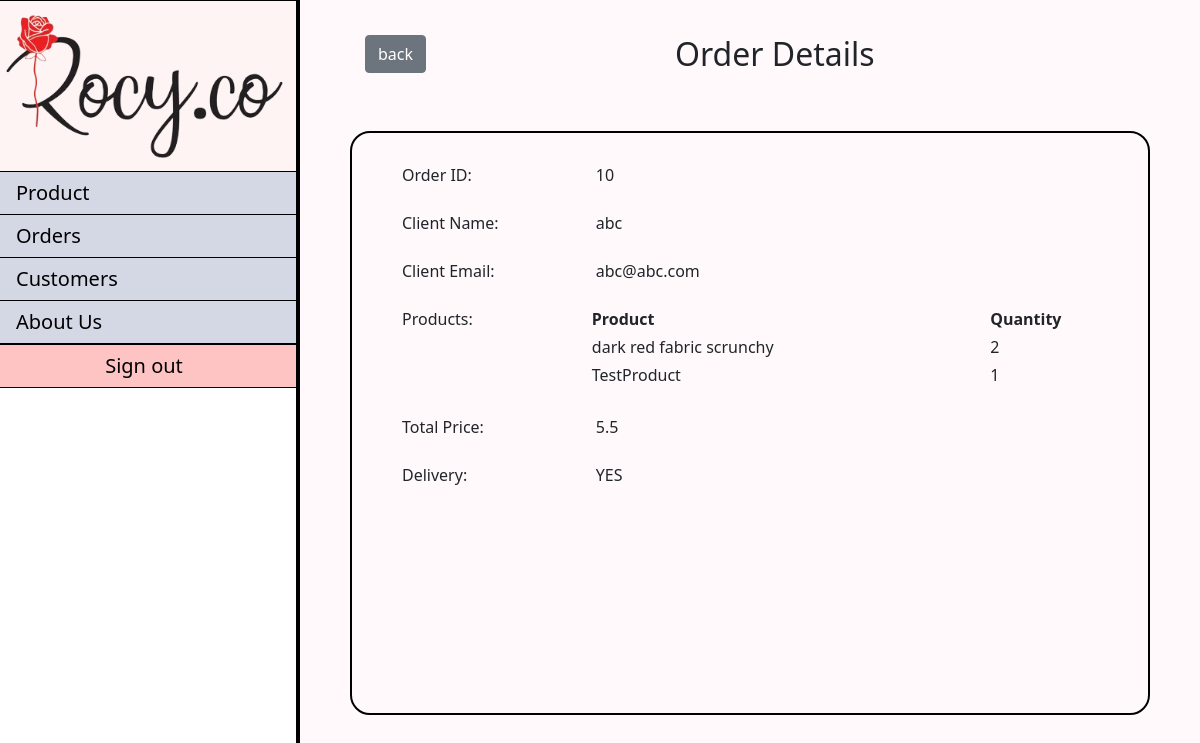
Screenshot of /AdminOrder/orderDetails/5 (signed in) with the database file from the repository.
### tables this page shows
CREATE TABLE IF NOT EXISTS `order` (
  `order_id` int(5) NOT NULL AUTO_INCREMENT,
  `user_id` int(4) NOT NULL,
  `order_date` date NOT NULL DEFAULT current_timestamp(),
  `status` enum('cart','ordered','finished') DEFAULT NULL,
  `total_price` float NOT NULL,
  `isDelivery` tinyint(1) NOT NULL,
  PRIMARY KEY (`order_id`)
);

CREATE TABLE IF NOT EXISTS `profile` (
  `user_id` int(4) NOT NULL,
  `subscription` tinyint(1) NOT NULL,
  `name` varchar(50) NOT NULL,
  `phoneNo` varchar(10) NOT NULL,
  `address` varchar(50) NOT NULL,
  `city` varchar(50) NOT NULL,
  `province` varchar(50) NOT NULL,
  `postal` varchar(7) NOT NULL,
  PRIMARY KEY (`user_id`)
);

CREATE TABLE IF NOT EXISTS `user` (
  `user_id` int(4) NOT NULL AUTO_INCREMENT,
  `email` varchar(50) NOT NULL,
  `password` varchar(72) NOT NULL,
  `roleType` varchar(10) NOT NULL,
  PRIMARY KEY (`user_id`)
);

CREATE TABLE IF NOT EXISTS `detail` (
  `detail_id` int(5) NOT NULL AUTO_INCREMENT,
  `order_id` int(5) NOT NULL,
  `product_id` int(5) NOT NULL,
  `unit_price` float NOT NULL,
  `quantity` int(3) NOT NULL,
  PRIMARY KEY (`detail_id`),
  KEY `order_id_detail_to_order` (`order_id`),
  KEY `product_id_detail_to_product` (`product_id`)
);

CREATE TABLE IF NOT EXISTS `product` (
  `product_id` int(5) NOT NULL AUTO_INCREMENT,
  `category_id` int(2) NOT NULL,
  `product_name` varchar(100) NOT NULL,
  `image` varchar(72) NOT NULL,
  `sellingPrice` float NOT NULL,
  `description` varchar(128) NOT NULL,
  `quantity` int(3) NOT NULL,
  PRIMARY KEY (`product_id`),
  KEY `category_id_product_to_category` (`category_id`)
);

### app/core/Controller.php (called while the page is built, shortened)
<?php
class Controller{
	function view($name, $data = []){
		include('app/views/' . $name . '.php');
	}
}

### app/controllers/AdminOrder.php (called while the page is built, shortened)
<?php
class AdminOrder extends \app\core\Controller{
	#[\app\filters\Login]
	#[\app\filters\Admin]
	public function orderDetails($order_id){
		$order = new \app\models\Order();
		$order = $order->getByOrderId($order_id);
		$user_id = $order->user_id;
		$clientInfo = new \app\models\Order();
		$clientInfo = $clientInfo->getOrderByUser($user_id, $order_id);
		$detail = new \app\models\OrderDetail();
		$details = $detail->getProductsByOrderId($order_id);
		$data = ['clientInfo'=>$clientInfo, 'products'=>$details];
		$this->view('AdminOrder/orderDetails', $data);
	}
}

### app/core/App.php (called while the page is built, shortened)
<?php
class App{
	function __construct(){
		$request = $this->parseUrl($_GET['url'] ?? '');
		$method = 'index';
		if(file_exists('app/controllers/' . $request[0] . '.php'))
		{
			unset($request[0]);
		}
		$controller = new $controller;
		if(isset($request[1]) && method_exists($controller, $request[1])){
			$method = $request[1];
			unset($request[1]);
		}
		$params = array_values($request);
		call_user_func_array([$controller, $method], $params);
	}
	function parseUrl($url){
		return explode('/', trim($url, '/'));
	}
}

### index.php (called while the page is built, shortened)
<?php
new app\core\App;

### app/models/Order.php (called while the page is built, shortened)
<?php
class Order extends \app\core\Model{
	public function getOrderByUser($user_id, $order_id){
		$SQL = "SELECT * FROM `order` o JOIN user u
				ON o.user_id = u.user_id
				JOIN profile p
				ON u.user_id = p.user_id
				WHERE o.user_id=:user_id AND o.order_id=:order_id";
		$STH = self::$connection->prepare($SQL);
		$STH->execute(['user_id'=>$user_id, 'order_id'=>$order_id]);
		$STH->setFetchMode(\PDO::FETCH_OBJ);
		return $STH->fetchAll();
	}
	public function getByOrderId($order_id){
		$SQL = "SELECT * FROM `order` WHERE order_id=:order_id";
		$STH = self::$connection->prepare($SQL);
		$data = ['order_id'=>$order_id];
		$STH->execute($data);
		$STH->setFetchMode(\PDO::FETCH_CLASS, 'app\\models\\Order');
		return $STH->fetch();
	}
}

### app/core/Model.php (called while the page is built, shortened)
<?php
class Model{
	public static ?PDO $connection = null;
	public function __construct(){
		if(self::$connection == null){
			$env = \Dotenv\Dotenv::createImmutable(getcwd());
			$host = $_ENV['db_host'];
			$dbname = $_ENV['db_name'];
			$user = $_ENV['db_user'];
			$pass = $_ENV['db_pass'];
			$charset = $_ENV['db_charset'];
			try {
				$options = [
					PDO::ATTR_ERRMODE => PDO::ERRMODE_EXCEPTION,
					PDO::ATTR_DEFAULT_FETCH_MODE => PDO::FETCH_CLASS,
					PDO::ATTR_EMULATE_PREPARES => false
				];
				self::$connection = new PDO("mysql:host=$host;dbname=$dbname;charset=$charset", $user, $pass, $options);
				self::$connection->query("SET NAMES $charset");
			}
			catch(PDOException $e) {
				echo $e->getMessage();
			}
		}
	}
}

### app/models/OrderDetail.php (called while the page is built, shortened)
<?php
class OrderDetail extends \app\core\Model{
    public function getProductsByOrderId($order_id){
        $SQL = "SELECT d.*, p.product_name, p.sellingPrice
                FROM detail d JOIN product p
                ON d.product_id = p.product_id
                WHERE order_id=:order_id";
        $STH = self::$connection->prepare($SQL);
        $data = ['order_id'=>$order_id];
        $STH->execute($data);
        $STH->setFetchMode(\PDO::FETCH_CLASS, 'app\\models\\OrderDetail');
        return $STH->fetchAll();
    }
}

### app/views/AdminOrder/orderDetails.php (the view, shortened to what this page needs)
<link rel="stylesheet" type="text/css" href="/resources/styles/adminOrderDetails.css">
<?php
	$clientInfo = $data['clientInfo'][0];
	$products = $data['products'];
?>
	<div class="main">
		<div class="allDetails" align="center">
			<div class="top">
				<div class="backButton">
					<a class="btn btn-secondary" href='/AdminOrder/index/'><?= _('back') ?></a>
				</div>
				<h2 class="title">Order Details</h2>
			</div>
			<div class="infoCustomer">
				<div class="btn-orderInfo">
					<label class="btn-label"><?= _('Order ID:') ?></label>
					<div class="btn-input"><?= $clientInfo->user_id ?></div>
					<br>
				</div>
				<br>
				<div class="btn-orderInfo">
					<label class="btn-label"><?= _('Client Name:') ?></label>
					<div class="btn-input"><?= $clientInfo->name ?></div>
					<br>
				</div>
				<br>
				<div class="btn-orderInfo">
					<label class="btn-label"><?= _('Client Email:') ?></label>
					<div class="btn-input"><?= $clientInfo->email ?></div>
				</div>
				<br>
				<div class="btn-orderInfo">
					<label class="btn-labelProducts"><?= _('Products:') ?></label>
 					<table class="btn-productsQty">
						<tr>
							<th class="attributes">Product</th>
							<th class="attributes">Quantity</th>
						</tr>
						<?php foreach ($products as $product){ ?>
						<tr>
							<td><?= htmlentities($product->product_name) ?></td>
							<td><?= htmlentities($product->quantity) ?></td>
						</tr>
					<?php
					}
					?>
					</table>
				</div>
				<br>
				<div class="btn-orderInfo">
					<label class="btn-label"><?= _('Total Price:') ?></label>
					<div class="btn-input"><?= $clientInfo->total_price ?></div>
					<br>
				</div>
				<br>
				<div class="btn-orderInfo">
					<label class="btn-label"><?= _('Delivery:') ?></label>
					<div class="btn-input"><?= ($clientInfo->isDelivery== 0 ? "YES" : "NO") ?></div>
					<br>
				</div>
			</div >
		</div>
	</div>
</div>

### resources/styles/adminOrderDetails.css (style rules this page uses)
.main { background-color: #FFF9FB; order: 2; flex-grow: 1; padding: 35px; }
.top { display: flex; margin-bottom: 50px; }
.backButton { flex: 30%; text-align: left; margin-left: 30px; }
.title { flex: 70%; margin-left: 100px; text-align: left; }
.infoCustomer { border: 2px solid black; border-radius: 20px; padding-top: 30px; width: 800px; height: 80%; }
.btn-orderInfo { display: flex; }
.btn-label { flex: 30%; margin-left: 50px; text-align: left; }
.btn-input { flex: 70%; margin-right: 100px; text-align: left; }
.btn-productsQty { flex: 70%; }
th { padding-bottom: 5px; }
td { padding-bottom: 5px; }
.btn-labelProducts { flex: 30%; text-align: left; padding-left: 50px; }

### resources/styles/default.css (style rules this page uses)
body { margin: 0px; padding: 0px; background-repeat: no-repeat; background: fixed; background: #FFE1EB; background-size: cover; }

### rows the page displays
order: profile.user_id "10", profile.name "abc", user.email "abc@abc.com", total_price "5.5"
detail: product.product_name "dark red fabric scrunchy", quantity "2"
detail: product.product_name "TestProduct", quantity "1"

### other values shown
_('back') "back"
_('Order ID:') "Order ID:"
_('Client Name:') "Client Name:"
_('Client Email:') "Client Email:"
_('Products:') "Products:"
_('Total Price:') "Total Price:"
_('Delivery:') "Delivery:"
